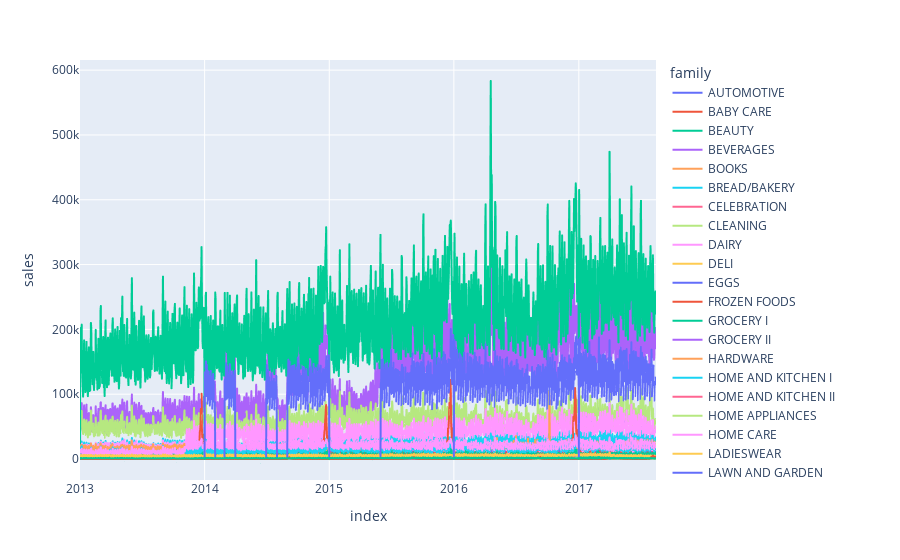

Notebook code for this chart:
### Code cell
import plotly.express as px
fig = px.line(df_cant_ventas, x=df_cant_ventas.index, y='sales',color='family')
fig.show()

### Figure 1 — Plotly figure (JSON) as saved in the notebook; plotly's stock layout.template omitted (floating-point values rounded to 4 significant figures; data arrays with more than 128 entries replaced by an {"elided": "..."} marker saying what was removed)
{"data": [{"hovertemplate": "family=AUTOMOTIVE<br>index=%{x}<br>sales=%{y}<extra></extra>", "legendgroup": "AUTOMOTIVE", "line": {"color": "#636efa", "dash": "solid"}, "marker": {"symbol": "circle"}, "mode": "lines", "name": "AUTOMOTIVE", "showlegend": true, "type": "scattergl", "x": {"elided": "1684 str values"}, "xaxis": "x", "y": {"elided": "1684 int values"}, "yaxis": "y"}, {"hovertemplate": "family=BABY CARE<br>index=%{x}<br>sales=%{y}<extra></extra>", "legendgroup": "BABY CARE", "line": {"color": "#EF553B", "dash": "solid"}, "marker": {"symbol": "circle"}, "mode": "lines", "name": "BABY CARE", "showlegend": true, "type": "scattergl", "x": {"elided": "1684 str values"}, "xaxis": "x", "y": {"elided": "1684 int values"}, "yaxis": "y"}, {"hovertemplate": "family=BEAUTY<br>index=%{x}<br>sales=%{y}<extra></extra>", "legendgroup": "BEAUTY", "line": {"color": "#00cc96", "dash": "solid"}, "marker": {"symbol": "circle"}, "mode": "lines", "name": "BEAUTY", "showlegend": true, "type": "scattergl", "x": {"elided": "1684 str values"}, "xaxis": "x", "y": {"elided": "1684 int values"}, "yaxis": "y"}, {"hovertemplate": "family=BEVERAGES<br>index=%{x}<br>sales=%{y}<extra></extra>", "legendgroup": "BEVERAGES", "line": {"color": "#ab63fa", "dash": "solid"}, "marker": {"symbol": "circle"}, "mode": "lines", "name": "BEVERAGES", "showlegend": true, "type": "scattergl", "x": {"elided": "1684 str values"}, "xaxis": "x", "y": {"elided": "1684 int values"}, "yaxis": "y"}, {"hovertemplate": "family=BOOKS<br>index=%{x}<br>sales=%{y}<extra></extra>", "legendgroup": "BOOKS", "line": {"color": "#FFA15A", "dash": "solid"}, "marker": {"symbol": "circle"}, "mode": "lines", "name": "BOOKS", "showlegend": true, "type": "scattergl", "x": {"elided": "1684 str values"}, "xaxis": "x", "y": {"elided": "1684 int values"}, "yaxis": "y"}, {"hovertemplate": "family=BREAD/BAKERY<br>index=%{x}<br>sales=%{y}<extra></extra>", "legendgroup": "BREAD/BAKERY", "line": {"color": "#19d3f3", "dash": "solid"}, "marker": {"symbol": "circle"}, "mode": "lines", "name": "BREAD/BAKERY", "showlegend": true, "type": "scattergl", "x": {"elided": "1684 str values"}, "xaxis": "x", "y": {"elided": "1684 float values"}, "yaxis": "y"}, {"hovertemplate": "family=CELEBRATION<br>index=%{x}<br>sales=%{y}<extra></extra>", "legendgroup": "CELEBRATION", "line": {"color": "#FF6692", "dash": "solid"}, "marker": {"symbol": "circle"}, "mode": "lines", "name": "CELEBRATION", "showlegend": true, "type": "scattergl", "x": {"elided": "1684 str values"}, "xaxis": "x", "y": {"elided": "1684 int values"}, "yaxis": "y"}, {"hovertemplate": "family=CLEANING<br>index=%{x}<br>sales=%{y}<extra></extra>", "legendgroup": "CLEANING", "line": {"color": "#B6E880", "dash": "solid"}, "marker": {"symbol": "circle"}, "mode": "lines", "name": "CLEANING", "showlegend": true, "type": "scattergl", "x": {"elided": "1684 str values"}, "xaxis": "x", "y": {"elided": "1684 int values"}, "yaxis": "y"}, {"hovertemplate": "family=DAIRY<br>index=%{x}<br>sales=%{y}<extra></extra>", "legendgroup": "DAIRY", "line": {"color": "#FF97FF", "dash": "solid"}, "marker": {"symbol": "circle"}, "mode": "lines", "name": "DAIRY", "showlegend": true, "type": "scattergl", "x": {"elided": "1684 str values"}, "xaxis": "x", "y": {"elided": "1684 int values"}, "yaxis": "y"}, {"hovertemplate": "family=DELI<br>index=%{x}<br>sales=%{y}<extra></extra>", "legendgroup": "DELI", "line": {"color": "#FECB52", "dash": "solid"}, "marker": {"symbol": "circle"}, "mode": "lines", "name": "DELI", "showlegend": true, "type": "scattergl", "x": {"elided": "1684 str values"}, "xaxis": "x", "y": {"elided": "1684 float values"}, "yaxis": "y"}, {"hovertemplate": "family=EGGS<br>index=%{x}<br>sales=%{y}<extra></extra>", "legendgroup": "EGGS", "line": {"color": "#636efa", "dash": "solid"}, "marker": {"symbol": "circle"}, "mode": "lines", "name": "EGGS", "showlegend": true, "type": "scattergl", "x": {"elided": "1684 str values"}, "xaxis": "x", "y": {"elided": "1684 int values"}, "yaxis": "y"}, {"hovertemplate": "family=FROZEN FOODS<br>index=%{x}<br>sales=%{y}<extra></extra>", "legendgroup": "FROZEN FOODS", "line": {"color": "#EF553B", "dash": "solid"}, "marker": {"symbol": "circle"}, "mode": "lines", "name": "FROZEN FOODS", "showlegend": true, "type": "scattergl", "x": {"elided": "1684 str values"}, "xaxis": "x", "y": {"elided": "1684 float values"}, "yaxis": "y"}, {"hovertemplate": "family=GROCERY I<br>index=%{x}<br>sales=%{y}<extra></extra>", "legendgroup": "GROCERY I", "line": {"color": "#00cc96", "dash": "solid"}, "marker": {"symbol": "circle"}, "mode": "lines", "name": "GROCERY I", "showlegend": true, "type": "scattergl", "x": {"elided": "1684 str values"}, "xaxis": "x", "y": {"elided": "1684 float values"}, "yaxis": "y"}, {"hovertemplate": "family=GROCERY II<br>index=%{x}<br>sales=%{y}<extra></extra>", "legendgroup": "GROCERY II", "line": {"color": "#ab63fa", "dash": "solid"}, "marker": {"symbol": "circle"}, "mode": "lines", "name": "GROCERY II", "showlegend": true, "type": "scattergl", "x": {"elided": "1684 str values"}, "xaxis": "x", "y": {"elided": "1684 int values"}, "yaxis": "y"}, {"hovertemplate": "family=HARDWARE<br>index=%{x}<br>sales=%{y}<extra></extra>", "legendgroup": "HARDWARE", "line": {"color": "#FFA15A", "dash": "solid"}, "marker": {"symbol": "circle"}, "mode": "lines", "name": "HARDWARE", "showlegend": true, "type": "scattergl", "x": {"elided": "1684 str values"}, "xaxis": "x", "y": {"elided": "1684 int values"}, "yaxis": "y"}, {"hovertemplate": "family=HOME AND KITCHEN I<br>index=%{x}<br>sales=%{y}<extra></extra>", "legendgroup": "HOME AND KITCHEN I", "line": {"color": "#19d3f3", "dash": "solid"}, "marker": {"symbol": "circle"}, "mode": "lines", "name": "HOME AND KITCHEN I", "showlegend": true, "type": "scattergl", "x": {"elided": "1684 str values"}, "xaxis": "x", "y": {"elided": "1684 int values"}, "yaxis": "y"}, {"hovertemplate": "family=HOME AND KITCHEN II<br>index=%{x}<br>sales=%{y}<extra></extra>", "legendgroup": "HOME AND KITCHEN II", "line": {"color": "#FF6692", "dash": "solid"}, "marker": {"symbol": "circle"}, "mode": "lines", "name": "HOME AND KITCHEN II", "showlegend": true, "type": "scattergl", "x": {"elided": "1684 str values"}, "xaxis": "x", "y": {"elided": "1684 int values"}, "yaxis": "y"}, {"hovertemplate": "family=HOME APPLIANCES<br>index=%{x}<br>sales=%{y}<extra></extra>", "legendgroup": "HOME APPLIANCES", "line": {"color": "#B6E880", "dash": "solid"}, "marker": {"symbol": "circle"}, "mode": "lines", "name": "HOME APPLIANCES", "showlegend": true, "type": "scattergl", "x": {"elided": "1684 str values"}, "xaxis": "x", "y": {"elided": "1684 int values"}, "yaxis": "y"}, {"hovertemplate": "family=HOME CARE<br>index=%{x}<br>sales=%{y}<extra></extra>", "legendgroup": "HOME CARE", "line": {"color": "#FF97FF", "dash": "solid"}, "marker": {"symbol": "circle"}, "mode": "lines", "name": "HOME CARE", "showlegend": true, "type": "scattergl", "x": {"elided": "1684 str values"}, "xaxis": "x", "y": {"elided": "1684 int values"}, "yaxis": "y"}, {"hovertemplate": "family=LADIESWEAR<br>index=%{x}<br>sales=%{y}<extra></extra>", "legendgroup": "LADIESWEAR", "line": {"color": "#FECB52", "dash": "solid"}, "marker": {"symbol": "circle"}, "mode": "lines", "name": "LADIESWEAR", "showlegend": true, "type": "scattergl", "x": {"elided": "1684 str values"}, "xaxis": "x", "y": {"elided": "1684 int values"}, "yaxis": "y"}, {"hovertemplate": "family=LAWN AND GARDEN<br>index=%{x}<br>sales=%{y}<extra></extra>", "legendgroup": "LAWN AND GARDEN", "line": {"color": "#636efa", "dash": "solid"}, "marker": {"symbol": "circle"}, "mode": "lines", "name": "LAWN AND GARDEN", "showlegend": true, "type": "scattergl", "x": {"elided": "1684 str values"}, "xaxis": "x", "y": {"elided": "1684 int values"}, "yaxis": "y"}, {"hovertemplate": "family=LINGERIE<br>index=%{x}<br>sales=%{y}<extra></extra>", "legendgroup": "LINGERIE", "line": {"color": "#EF553B", "dash": "solid"}, "marker": {"symbol": "circle"}, "mode": "lines", "name": "LINGERIE", "showlegend": true, "type": "scattergl", "x": {"elided": "1684 str values"}, "xaxis": "x", "y": {"elided": "1684 int values"}, "yaxis": "y"}, {"hovertemplate": "family=LIQUOR,WINE,BEER<br>index=%{x}<br>sales=%{y}<extra></extra>", "legendgroup": "LIQUOR,WINE,BEER", "line": {"color": "#00cc96", "dash": "solid"}, "marker": {"symbol": "circle"}, "mode": "lines", "name": "LIQUOR,WINE,BEER", "showlegend": true, "type": "scattergl", "x": {"elided": "1684 str values"}, "xaxis": "x", "y": {"elided": "1684 int values"}, "yaxis": "y"}, {"hovertemplate": "family=MAGAZINES<br>index=%{x}<br>sales=%{y}<extra></extra>", "legendgroup": "MAGAZINES", "line": {"color": "#ab63fa", "dash": "solid"}, "marker": {"symbol": "circle"}, "mode": "lines", "name": "MAGAZINES", "showlegend": true, "type": "scattergl", "x": {"elided": "1684 str values"}, "xaxis": "x", "y": {"elided": "1684 int values"}, "yaxis": "y"}, {"hovertemplate": "family=MEATS<br>index=%{x}<br>sales=%{y}<extra></extra>", "legendgroup": "MEATS", "line": {"color": "#FFA15A", "dash": "solid"}, "marker": {"symbol": "circle"}, "mode": "lines", "name": "MEATS", "showlegend": true, "type": "scattergl", "x": {"elided": "1684 str values"}, "xaxis": "x", "y": {"elided": "1684 float values"}, "yaxis": "y"}, {"hovertemplate": "family=PERSONAL CARE<br>index=%{x}<br>sales=%{y}<extra></extra>", "legendgroup": "PERSONAL CARE", "line": {"color": "#19d3f3", "dash": "solid"}, "marker": {"symbol": "circle"}, "mode": "lines", "name": "PERSONAL CARE", "showlegend": true, "type": "scattergl", "x": {"elided": "1684 str values"}, "xaxis": "x", "y": {"elided": "1684 int values"}, "yaxis": "y"}, {"hovertemplate": "family=PET SUPPLIES<br>index=%{x}<br>sales=%{y}<extra></extra>", "legendgroup": "PET SUPPLIES", "line": {"color": "#FF6692", "dash": "solid"}, "marker": {"symbol": "circle"}, "mode": "lines", "name": "PET SUPPLIES", "showlegend": true, "type": "scattergl", "x": {"elided": "1684 str values"}, "xaxis": "x", "y": {"elided": "1684 int values"}, "yaxis": "y"}, {"hovertemplate": "family=PLAYERS AND ELECTRONICS<br>index=%{x}<br>sales=%{y}<extra></extra>", "legendgroup": "PLAYERS AND ELECTRONICS", "line": {"color": "#B6E880", "dash": "solid"}, "marker": {"symbol": "circle"}, "mode": "lines", "name": "PLAYERS AND ELECTRONICS", "showlegend": true, "type": "scattergl", "x": {"elided": "1684 str values"}, "xaxis": "x", "y": {"elided": "1684 int values"}, "yaxis": "y"}, {"hovertemplate": "family=POULTRY<br>index=%{x}<br>sales=%{y}<extra></extra>", "legendgroup": "POULTRY", "line": {"color": "#FF97FF", "dash": "solid"}, "marker": {"symbol": "circle"}, "mode": "lines", "name": "POULTRY", "showlegend": true, "type": "scattergl", "x": {"elided": "1684 str values"}, "xaxis": "x", "y": {"elided": "1684 float values"}, "yaxis": "y"}, {"hovertemplate": "family=PREPARED FOODS<br>index=%{x}<br>sales=%{y}<extra></extra>", "legendgroup": "PREPARED FOODS", "line": {"color": "#FECB52", "dash": "solid"}, "marker": {"symbol": "circle"}, "mode": "lines", "name": "PREPARED FOODS", "showlegend": true, "type": "scattergl", "x": {"elided": "1684 str values"}, "xaxis": "x", "y": {"elided": "1684 float values"}, "yaxis": "y"}, {"hovertemplate": "family=PRODUCE<br>index=%{x}<br>sales=%{y}<extra></extra>", "legendgroup": "PRODUCE", "line": {"color": "#636efa", "dash": "solid"}, "marker": {"symbol": "circle"}, "mode": "lines", "name": "PRODUCE", "showlegend": true, "type": "scattergl", "x": {"elided": "1684 str values"}, "xaxis": "x", "y": {"elided": "1684 float values"}, "yaxis": "y"}, {"hovertemplate": "family=SCHOOL AND OFFICE SUPPLIES<br>index=%{x}<br>sales=%{y}<extra></extra>", "legendgroup": "SCHOOL AND OFFICE SUPPLIES", "line": {"color": "#EF553B", "dash": "solid"}, "marker": {"symbol": "circle"}, "mode": "lines", "name": "SCHOOL AND OFFICE SUPPLIES", "showlegend": true, "type": "scattergl", "x": {"elided": "1684 str values"}, "xaxis": "x", "y": {"elided": "1684 int values"}, "yaxis": "y"}, {"hovertemplate": "family=SEAFOOD<br>index=%{x}<br>sales=%{y}<extra></extra>", "legendgroup": "SEAFOOD", "line": {"color": "#00cc96", "dash": "solid"}, "marker": {"symbol": "circle"}, "mode": "lines", "name": "SEAFOOD", "showlegend": true, "type": "scattergl", "x": {"elided": "1684 str values"}, "xaxis": "x", "y": {"elided": "1684 float values"}, "yaxis": "y"}], "layout": {"legend": {"title": {"text": "family"}, "tracegroupgap": 0}, "margin": {"t": 60}, "xaxis": {"anchor": "y", "domain": [0, 1], "title": {"text": "index"}}, "yaxis": {"anchor": "x", "domain": [0, 1], "title": {"text": "sales"}}}}
